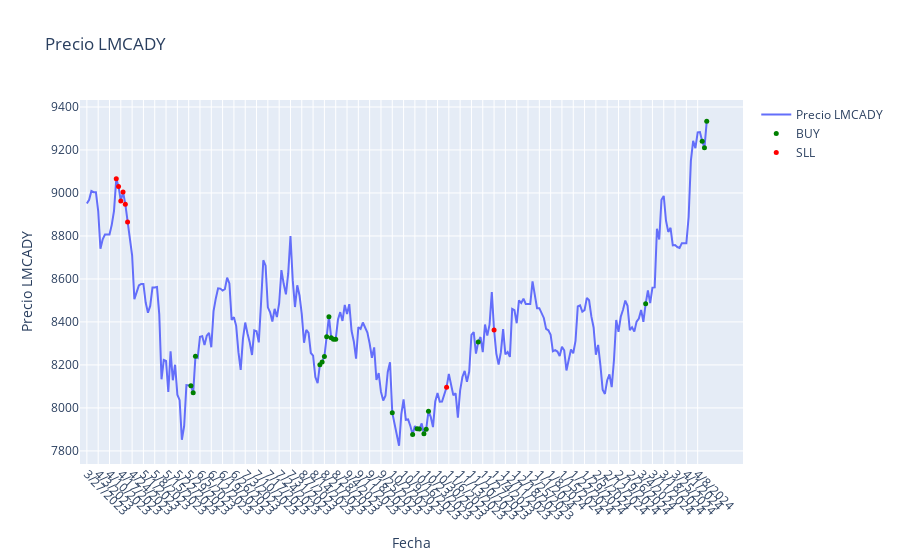

Notebook cell for this chart:
### Code cell
# plot df['LMCADY'] using plotly
fig = go.Figure()
fig.add_trace(go.Scatter(x=df['Date'], y=df['LMCADY'], mode='lines', name='Precio LMCADY'))
# add a point marker for the rows where ['op'] is not ""
fig.add_trace(go.Scatter(x=df['Date'][df['op'] == 'BUY'], y=df['LMCADY'][df['op'] == 'BUY'], mode='markers', marker=dict(color='green'  , size=10), name='BUY'))
fig.add_trace(go.Scatter(x=df['Date'][df['op'] == 'SLL'], y=df['LMCADY'][df['op'] == 'SLL'], mode='markers', marker=dict(color='red'    , size=10), name='SLL'))

# modify marker size
fig.update_traces(marker=dict(size=5))

fig.update_layout(title='Precio LMCADY', xaxis_title='Fecha', yaxis_title='Precio LMCADY')
# make x axis readable and not so frequent
fig.update_xaxes(tickangle=45, tickmode='linear', dtick=5)
fig.show()

### Figure 1 — Plotly figure (JSON) as saved in the notebook; plotly's stock layout.template omitted (floating-point values rounded to 4 significant figures; data arrays with more than 128 entries replaced by an {"elided": "..."} marker saying what was removed)
{"data": [{"marker": {"size": 5}, "mode": "lines", "name": "Precio LMCADY", "type": "scatter", "x": {"elided": "275 str values"}, "y": {"elided": "275 float values"}}, {"marker": {"color": "green", "size": 5}, "mode": "markers", "name": "BUY", "type": "scatter", "x": ["5/30/2023", "5/31/2023", "6/1/2023", "8/17/2023", "8/18/2023", "8/21/2023", "8/22/2023", "8/23/2023", "8/24/2023", "8/25/2023", "8/28/2023", "10/2/2023", "10/13/2023", "10/17/2023", "10/18/2023", "10/20/2023", "10/23/2023", "10/24/2023", "11/23/2023", "3/6/2024", "4/10/2024", "4/11/2024", "4/12/2024"], "y": [8103, 8070, 8240, 8201.0, 8214.0, 8239, 8331.0, 8424.0, 8326.0, 8319.0, 8319.0, 7978, 7876.0, 7903.0, 7902.0, 7880.0, 7901.0, 7985, 8306.0, 8484.0, 9240.0, 9210.0, 9333.0]}, {"marker": {"color": "red", "size": 5}, "mode": "markers", "name": "SLL", "type": "scatter", "x": ["4/13/2023", "4/14/2023", "4/17/2023", "4/18/2023", "4/19/2023", "4/20/2023", "11/3/2023", "12/4/2023"], "y": [9066.0, 9030.0, 8963.0, 9004.0, 8948.0, 8865.0, 8096.0, 8363.0]}], "layout": {"title": {"text": "Precio LMCADY"}, "xaxis": {"dtick": 5, "tickangle": 45, "tickmode": "linear", "title": {"text": "Fecha"}}, "yaxis": {"title": {"text": "Precio LMCADY"}}}}
